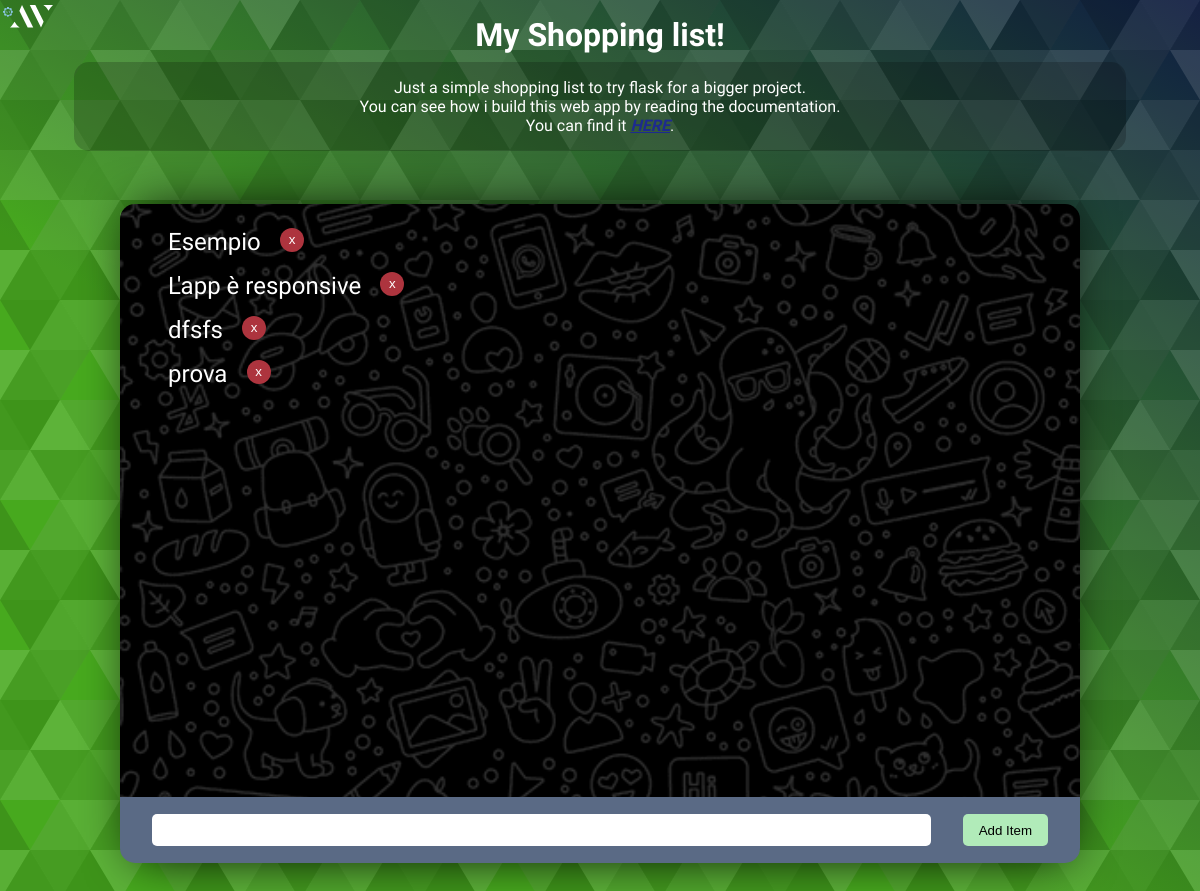
Before: / with the older database file.
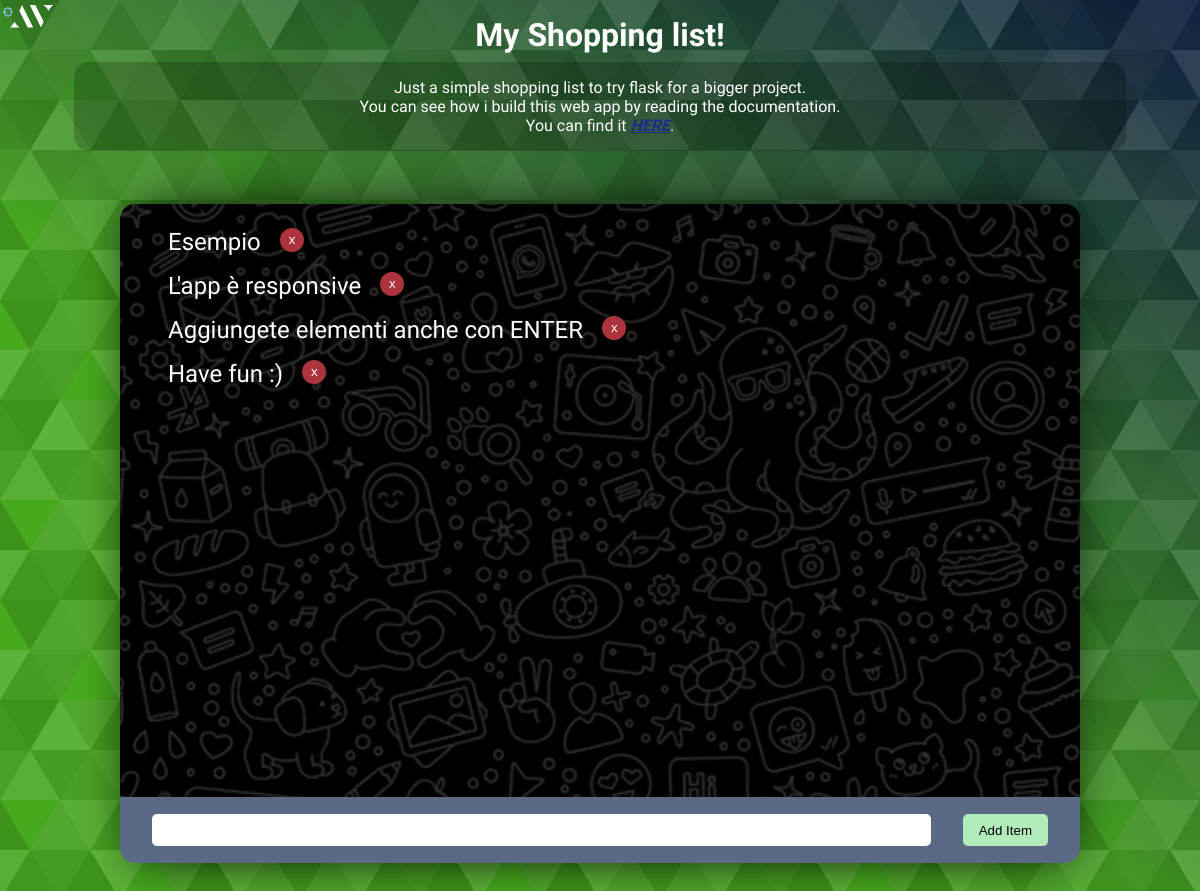
After: the same page with the newer database file.
### tables this page shows
CREATE TABLE posts ( 
          id INTEGER PRIMARY KEY AUTOINCREMENT,
          item TEXT
      );

### app.py (the view)
@app.route('/')
def index():
    conn = sqlite3.connect('db/database.db')
    conn.row_factory = sqlite3.Row
    posts = conn.execute('SELECT * FROM posts')
    return render_template('index.html', posts=posts)

### templates/index.html (shortened to what this page needs)
<!DOCTYPE html>
<html lang="en">
<head>
    <link rel="stylesheet" href="{{ url_for('static', filename='index.css') }}">
</head>
<body>
    <div class="container">
        <main>
            <div class="left">
                <h1>My Shopping list!</h1>
                <p>Just a simple shopping list to try flask for a bigger project.<br>
                You can see how i build this web app by reading the documentation.<br>
                You can find it <a href="/doc" target="_blank">HERE</a>.</p>
            </div>
            <div class="right">
                <div class="shopping-list">
                    <div class="top">
                        <ul>
                            {% for post in posts %}
                            <li data-id="{{ post.id }}">{{ post.item }} <div><button>x</button></div></li>
                            {% endfor %}
                        </ul>
                    </div>
                    <div class="bott">
                        <input type="text" name="articolo" id="articolo">
                        <button>Add Item</button>
                    </div>
                </div>
            </div>
            <div class="credits">
                <img src="../static/mini-logo.svg" alt="" onclick="window.open('https://github.com/alessioVelluso')">
            </div>
        </main>
    </div>
</body>
</html>

### static/index.css (style rules this page uses)
* { margin: 0; padding: 0; box-sizing: border-box; }
:root { --palette-1: #F2AF29; --palette-2: #AD343E; --palette-3: #5a6a85; --palette-4: #b1ebb9; --palette-5: #0A1145; }
body { background-image: url(./bg.svg); background-position: center center; background-size: contain; color: white; width: 100%; height: 100%; font-family: 'Nunito', sans-serif; }
.container { height: 100vh; width: 100%; }
main { position: relative; height: 100%; width: 100%; display: flex; }
.left, .right { height: 100%; display: flex; justify-content: center; align-items: center; }
.left { width: 40%; flex-direction: column; padding: 1rem; }
.right { width: 60%; }
.left h1 { font-size: 4rem; margin-bottom: 2rem; text-align: center; }
.left p { padding: 1rem 3rem; font-size: 1.5rem; text-align: center; color: rgb(255, 255, 255); background-color: rgba(0,0,0,0.2); width: 80%; border-radius: 15px; }
.left a { color: #1d2a8f; font-style: italic; font-weight: bold; }
.shopping-list { height: 90%; width: 80%; position: relative; display: flex; flex-direction: column; }
.shopping-list:after { content: ''; position: absolute; inset: 0; width: 100%; height: 100%; box-shadow: 0 0 50px 10px rgb(0, 0, 0); transform-origin: center center; scale: 0.95; z-index: -1; }
.shopping-list .top { width: 100%; height: 90%; background-color: black; border-radius: 15px 15px 0 0; position: relative; }
.shopping-list .top::after { position: absolute; content: ''; inset: 0; height: 100%; width: 100%; background-image: url('./wa.png'); background-position: center center; background-size: cover; opacity: 0.2; }
.top ul { position: relative; padding: 1.5rem 3rem; height: 100%; width: 100%; word-break: break-all; overflow-y: scroll; z-index: 2; }
.top ul li { font-size: 1.5rem; position: relative; list-style: none; display: flex; margin-bottom: 1rem; }
.top ul li div { height: 100%; width: auto; display: flex; justify-content: center; align-items: center; }
.top ul li button { position: relative; z-index: 2; height: 1.5rem; width: 1.5rem; padding: 2px; border-radius: 50%; border: none; background-color: var(--palette-2); color: white; cursor: pointer; display: flex; justify-content: center; align-items: center; margin-left: 1.2rem; }
.shopping-list .bott { position: relative; z-index: 3; height: 10%; width: 100%; background-color: var(--palette-3); border-radius: 0 0 15px 15px; display: flex; align-items: center; justify-content: center; }
input#articolo { flex-grow: 1; height: 2rem; margin: 0 1rem 0 2rem; border-radius: 5px; border: none; }
.bott button { height: 2rem; padding: 0.2rem 1rem; margin: 0 2rem 0 1rem; border-radius: 5px; border: none; background-color: var(--palette-4); }
.credits { position: absolute; left: 1rem; top: 1rem; width: 50px; height: 50px; cursor: pointer; }
@media (max-width: 1200px) { .container { min-height: 900px; } }
@media (max-width: 1200px) { main { flex-direction: column; } }
@media (max-width: 1200px) { .left, .right { width: 100%; } }
@media (max-width: 1200px) { .left { height: auto; } }
@media (max-width: 1200px) { .left h1 { font-size: 2rem; margin-bottom: 0.5rem; } }
@media (max-width: 1200px) { .left p { font-size: 1rem; width: 90%; padding: 1rem 1rem; } }
@media (max-width: 1200px) { .credits { left: 0.2rem; top: 0.3rem; } }

Changed rows visible on the page:
removed posts: item "dfsfs"
removed posts: item "prova"
added posts: item "Aggiungete elementi anche con ENTER"
added posts: item "Have fun :)"
